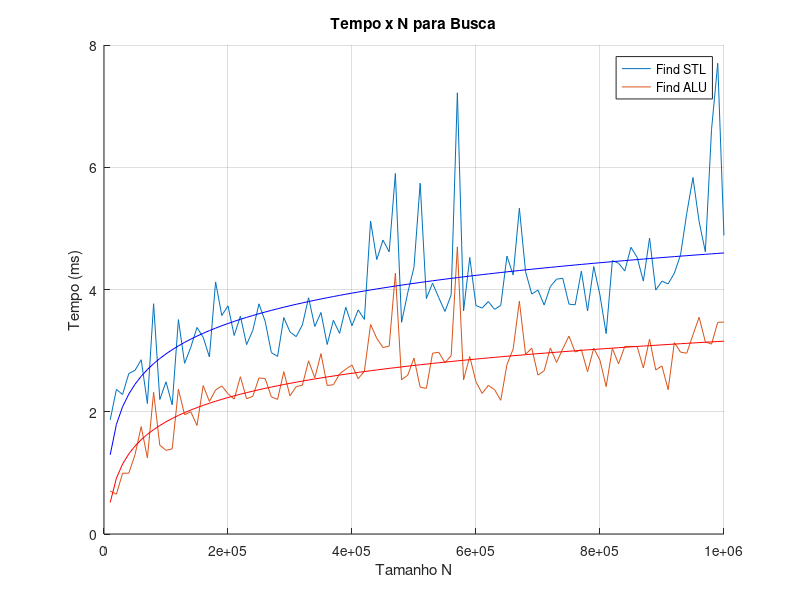
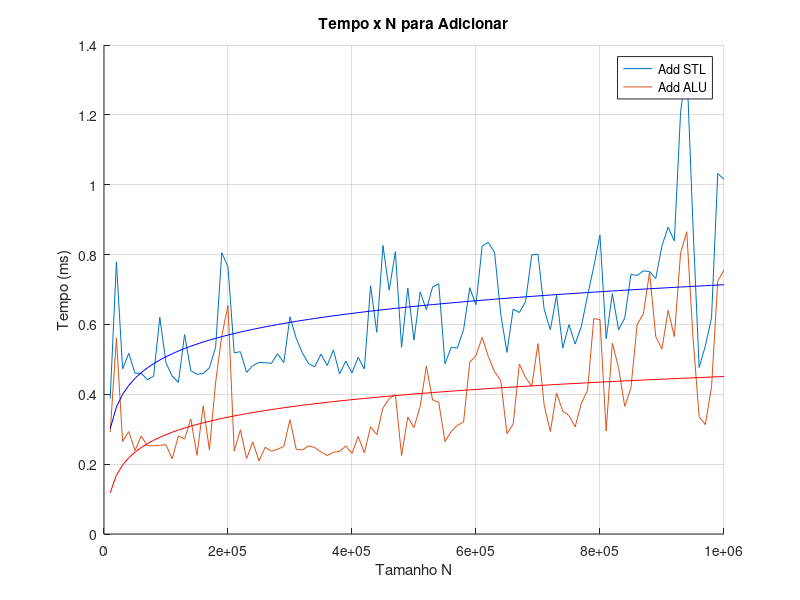

Recreate these plots in MATLAB, in order.
data = load('oak_search.csv');
n = data(1:100, 2);
tseastl = data(1:100, 3);
tseaalu = data(1:100, 4);
tinsstl = data(1:100, 5);
tinsalu = data(1:100, 6);

figure;
hold on;
grid on;
p1 = polyfit(log(n), tseastl, 1);
p2 = polyfit(log(n), tseaalu, 1);
t1 = @(x) p1(2)+p1(1)*x;
t2 = @(x) p2(2)+p2(1)*x;

plot(n, tseastl);
plot(n, tseaalu);
plot(n, t1(log(n)), "b");
plot(n, t2(log(n)), "r");
title('Tempo x N para Busca');
xlabel('Tamanho N');
ylabel('Tempo (ms)');
legend('Find STL', 'Find ALU');

figure;
hold on;
grid on;
p1 = polyfit(log(n), tinsstl, 1);
p2 = polyfit(log(n), tinsalu, 1);
t1 = @(x) p1(2)+p1(1)*x;
t2 = @(x) p2(2)+p2(1)*x;
plot(n, tinsstl);
plot(n, tinsalu);
plot(n, t1(log(n)), "b");
plot(n, t2(log(n)), "r");
title('Tempo x N para Adicionar');
xlabel('Tamanho N');
ylabel('Tempo (ms)');
legend('Add STL', 'Add ALU');